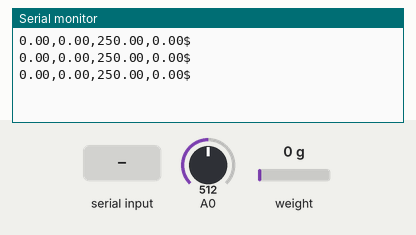
Bench run of a sketch on a simulated ESP8266 (NodeMCU). Shown: the last lines printed to the serial monitor. The test bench sets the inputs (shaded band); at power-on: weight on the scale 0 g, A0 = 512.

Above: at 4.3 s.
4.4 s: weight on the scale set to 100 g
At 5.5 s:
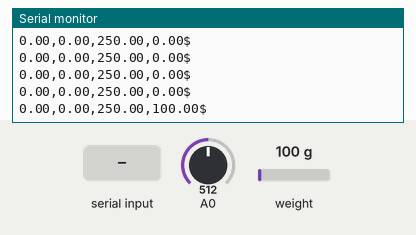
5.9 s: A0 set to 716
At 6.5 s:
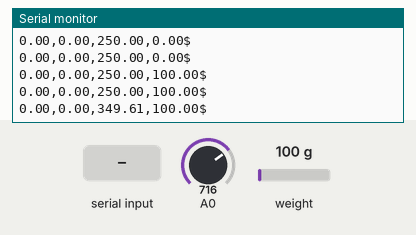
7.4 s: "t" received over Serial
At 8.8 s:
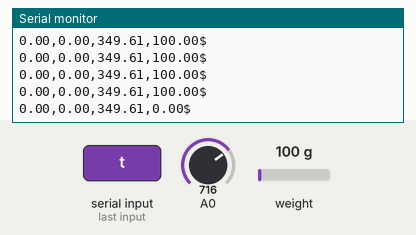
8.9 s: weight on the scale set to 1250 g
At 9.5 s:
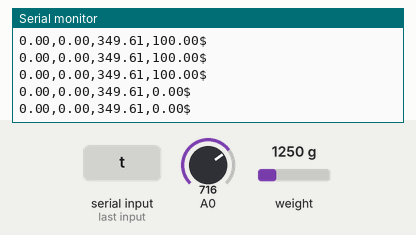
10.4 s: A0 set to 900
At 11.1 s:
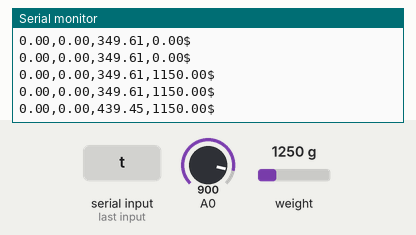
Timing chart, 0 to 12.9 s (numbered marks = the images above; inputs shaded):
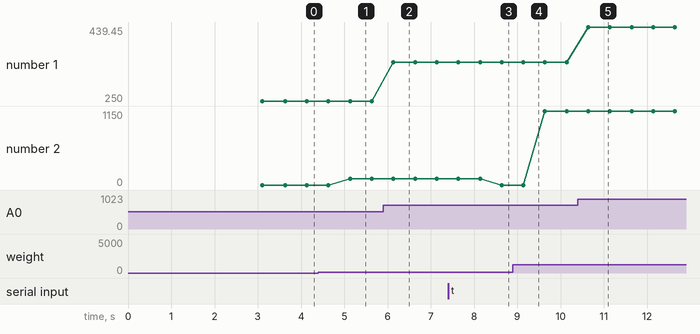

The sketch:

arduino_code.ino
```cpp
#include <Wire.h>
#include <HX711_ADC.h>
#if defined(ESP8266)|| defined(ESP32) || defined(AVR)
#include <EEPROM.h>
#endif
//**********************************************************************************************************************
//************************************************** SENSOR DE FUERZA **************************************************
//**************************************************  PINES  A5 Y A6  **************************************************
//**********************************************************************************************************************
const int HX711_dout = 5; //mcu > HX711 dout pin AZUL
const int HX711_sck = 6; //mcu > HX711 sck pin MORADO

HX711_ADC LoadCell(HX711_dout, HX711_sck);
const int calVal_calVal_eepromAdress = 0;
unsigned long t = 0;
float fuerza;
//**********************************************************************************************************************
//************************************************** SENSOR DE TEMPER **************************************************
//**************************************************     PINES  7     **************************************************
//**********************************************************************************************************************
int Sensor = 7 ; // Prog_15_1
float temp;

//**********************************************************************************************************************
//************************************************** SENSOR DE OXIGEN **************************************************
//**************************************************     PINES  ?     **************************************************
//**********************************************************************************************************************
float oxigen;
float pulso;

//**********************************************************************************************************************
//**************************************************** SETUP Y LOOP ****************************************************
//**********************************************************************************************************************
void setup() {
  Serial.begin(9600);
  delay(500);
  //miBT.begin(9600);    // comunicacion serie entre Arduino y el modulo a 38400 bps
  sensor_Fuerza_SET();

  oxigen = 0;
  fuerza = 0;
  pulso = 0;
  temp = 0;
}
//*********************************************************************************************************************
String texto;
void loop() {
  sensor_Fuerza_LOOP();
  sensor_Temperatura_LOOP();
  texto = "";
  texto.concat(pulso);
  texto.concat(",");
  texto.concat(oxigen);
  texto.concat(",");
  texto.concat(temp);
  texto.concat(",");
  texto.concat(fuerza);
  texto.concat("$");
    Serial.println(texto);
  delay(500);
}

//**********************************************************************************************************************
//************************************************** SENSOR DE TEMPER **************************************************
//**********************************************************************************************************************
void sensor_Temperatura_LOOP(){
  int lectura = analogRead(Sensor);
  float voltaje = 5.0 /1024 * lectura ; // Atencion aqui
  temp = voltaje * 100 ; // para el LM35DZ
}

//**********************************************************************************************************************
//************************************************** SENSOR DE FUERZA **************************************************
//**********************************************************************************************************************
void sensor_Fuerza_SET(){
  float calibrationValue; // calibration value
  calibrationValue = 696.0; // uncomment this if you want to set this value in the sketch

  LoadCell.begin();
  unsigned long stabilizingtime = 2000; // tare preciscion can be improved by adding a few seconds of stabilizing time
  boolean _tare = true; //set this to false if you don't want tare to be performed in the next step
  LoadCell.start(stabilizingtime, _tare);
  if (LoadCell.getTareTimeoutFlag()) {
    Serial.println("Timeout, check MCU>HX711 wiring and pin designations");
  }
  else {
    LoadCell.setCalFactor(calibrationValue); // set calibration factor (float)
    Serial.println("Startup is complete");
  }
  while (!LoadCell.update());
  Serial.print("Calibration value: ");
  Serial.println(LoadCell.getCalFactor());
  Serial.print("HX711 measured conversion time ms: ");
  Serial.println(LoadCell.getConversionTime());
  Serial.print("HX711 measured sampling rate HZ: ");
  Serial.println(LoadCell.getSPS());
  Serial.print("HX711 measured settlingtime ms: ");
  Serial.println(LoadCell.getSettlingTime());
  Serial.println("Note that the settling time may increase significantly if you use delay() in your sketch!");
  if (LoadCell.getSPS() < 7) {
    Serial.println("!!Sampling rate is lower than specification, check MCU>HX711 wiring and pin designations");
  }
  else if (LoadCell.getSPS() > 100) {
    Serial.println("!!Sampling rate is higher than specification, check MCU>HX711 wiring and pin designations");
  }
}
//*********************************************************************************************************************
void sensor_Fuerza_LOOP(){
  static boolean newDataReady = 0;
  const int serialPrintInterval = 500; //increase value to slow down serial print activity

  // check for new data/start next conversion:
  if (LoadCell.update()) newDataReady = true;

  // get smoothed value from the dataset:
  if (newDataReady) {
    if (millis() > t + serialPrintInterval) {
      float i = LoadCell.getData(); //LECTURA DEL VALOR DE FUERZA EN LA CELULA
      //Serial.print("Load_cell output val: ");
      //Serial.println(i);
      fuerza = i;
      if(fuerza < 0) fuerza = fuerza * -1;
      newDataReady = 0;
      t = millis();
    }
  }

  // receive command from serial terminal, send 't' to initiate tare operation:
  if (Serial.available() > 0) {
    char inByte = Serial.read();
    if (inByte == 't') LoadCell.tareNoDelay();
  }

  // check if last tare operation is complete:
  if (LoadCell.getTareStatus() == true) {
    //Serial.println("Tare complete");
  }
}
//*********************************************************************************************************************
//*********************************************************************************************************************
//*********************************************************************************************************************
```

Measured:
- after the input at 4.4 s, the serial monitor: prints a new line after 0.73 s (image 1)
- after the input at 5.9 s, the serial monitor: prints a new line after 0.24 s (image 2)
- after the input at 7.4 s, the serial monitor: prints a new line after 1.2 s (image 3)
- after the input at 10.4 s, the serial monitor: prints a new line after 0.24 s (image 5)
- plotted number 1: 250 → 349.61 after the input at 5.9 s, 349.61 → 439.45 after the input at 10.4 s
- plotted number 2: 0 → 1150 after the input at 8.9 s
